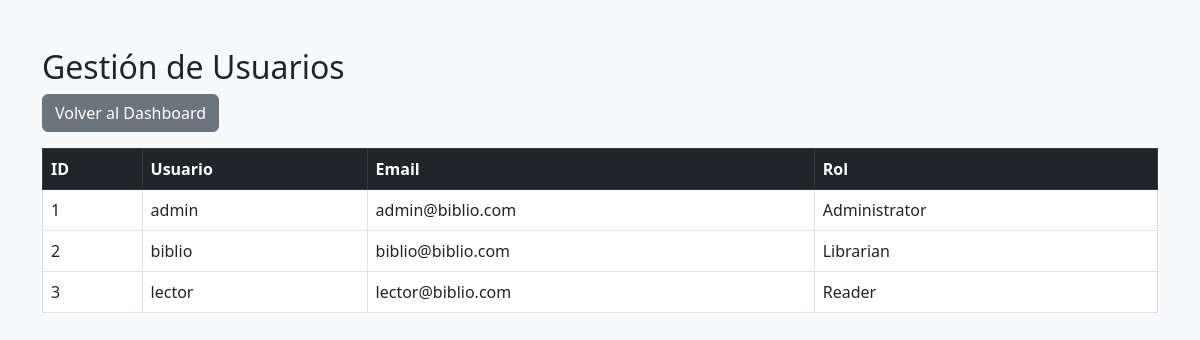
Page /gestion_usuarios.php (signed in) on the committed database.
### tables this page shows
CREATE TABLE `users` (
  `id` int(11) NOT NULL,
  `username` varchar(50) NOT NULL,
  `email` varchar(100) NOT NULL,
  `password` varchar(100) NOT NULL,
  `role_id` int(11) NOT NULL
);

CREATE TABLE `roles` (
  `id` int(11) NOT NULL,
  `name` varchar(30) NOT NULL
);

### gestion_usuarios.php (the view, shortened to what this page needs)
<?php
require 'includes/db.php';
$sql = "SELECT u.id, u.username, u.email, r.name as role_name
        FROM users u
        JOIN roles r ON u.role_id = r.id";
$result = mysqli_query($conn, $sql);
?>
<!DOCTYPE html>
<html lang="es">
<head>
    <link href="https://cdn.jsdelivr.net/npm/bootstrap@5.3.0/dist/css/bootstrap.min.css" rel="stylesheet">
</head>
<body class="bg-light">
    <div class="container mt-5">
        <h2>Gestión de Usuarios</h2>
        <a href="dashboard_admin.php" class="btn btn-secondary mb-3">Volver al Dashboard</a>
        <table class="table table-bordered table-hover">
            <thead class="table-dark">
                <tr>
                    <th>ID</th>
                    <th>Usuario</th>
                    <th>Email</th>
                    <th>Rol</th>
                </tr>
            </thead>
            <tbody>
                <?php while($row = mysqli_fetch_assoc($result)) { ?>
                <tr>
                    <td><?php echo $row['id']; ?></td>
                    <td><?php echo $row['username']; ?></td>
                    <td><?php echo $row['email']; ?></td>
                    <td><?php echo $row['role_name']; ?></td>
                </tr>
                <?php } ?>
            </tbody>
        </table>
    </div>
</body>
</html>

### rows in the picture
users: id "1", username "admin", email "admin@biblio.com", role.name "Administrator"
users: id "2", username "biblio", email "biblio@biblio.com", role.name "Librarian"
users: id "3", username "lector", email "lector@biblio.com", role.name "Reader"
